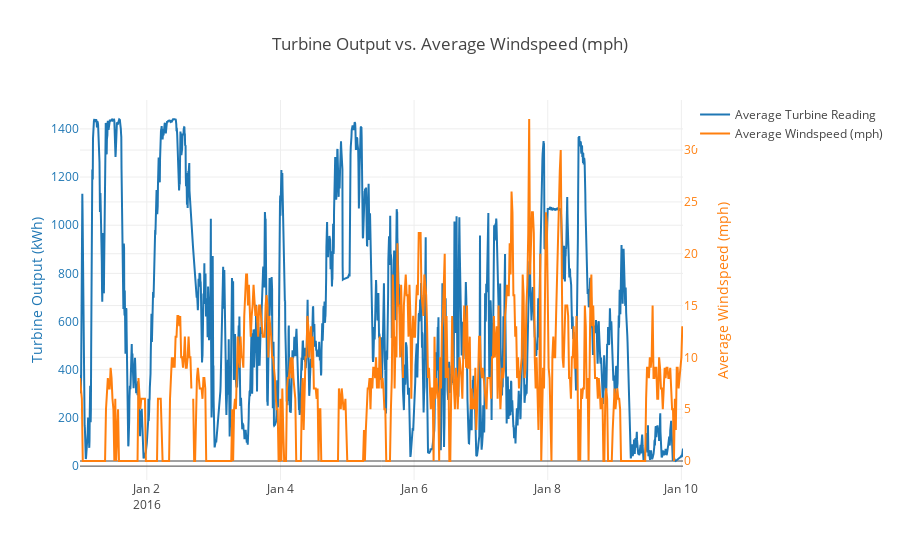
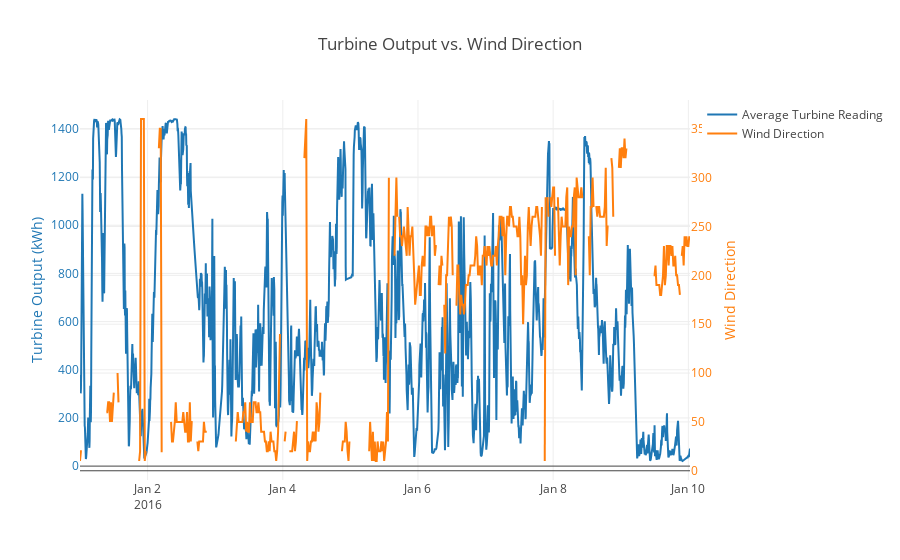
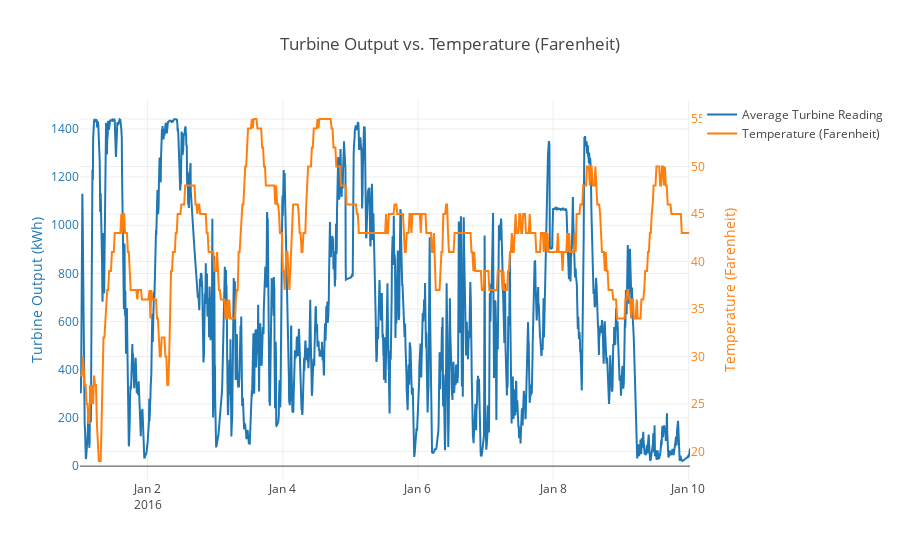
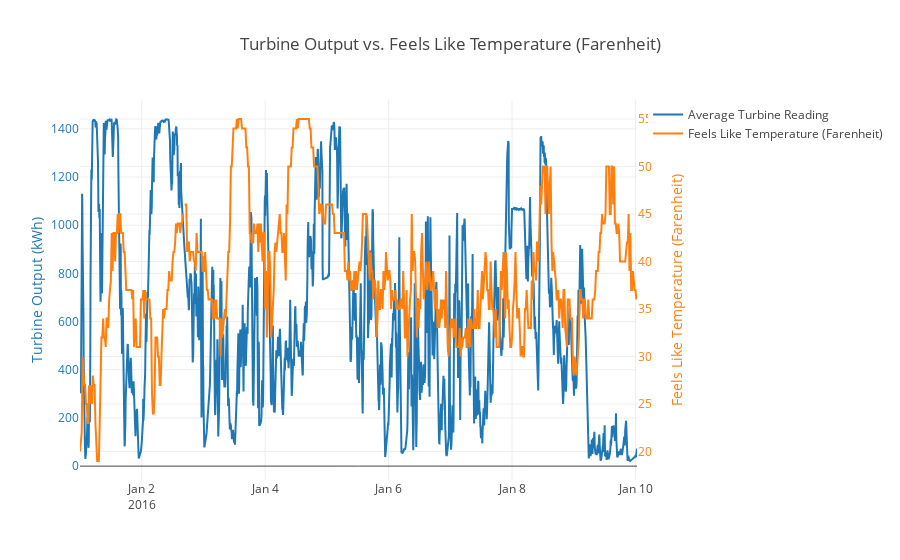

The notebook cell saved with these charts, in order:
### Code cell
for feature in feature_dict:
    trace1 = go.Scatter(
        x=turbine_readings["timestamp"],
        y=turbine_readings["avg_kW_reading"],
        mode="lines",
        name="Average Turbine Reading"
    )

    trace2 = go.Scatter(
        x=weather_data["timestamp"],
        y=weather_data[feature],
        mode="lines",
        name=feature_dict[feature],
        yaxis="y2"
    )

    data = [trace1, trace2]
    layout = go.Layout(
        title='Turbine Output vs. ' + feature_dict[feature],
        yaxis=dict(
            title='Turbine Output (kWh)',
            titlefont=dict(
                color='#1f77b4'
            ),
            tickfont=dict(
                color='#1f77b4'
            )
        ),
        yaxis2=dict(
            title=feature_dict[feature],
            titlefont=dict(
                color='#ff7f0e'
            ),
            tickfont=dict(
                color='#ff7f0e'
            ),
            overlaying='y',
            side='right'
        )
    )

    fig = go.Figure(data=data, layout=layout)
    py.iplot(fig)

### Figure 1 — Plotly figure (JSON) as saved in the notebook; plotly's stock layout.template omitted (floating-point values rounded to 4 significant figures; data arrays with more than 128 entries replaced by an {"elided": "..."} marker saying what was removed)
{"data": [{"mode": "lines", "name": "Average Turbine Reading", "type": "scatter", "uid": "8cba8a22-ed48-11e8-82c6-50e549ed1be1", "x": {"elided": "2600 str values"}, "y": {"elided": "2600 float values"}}, {"mode": "lines", "name": "Average Windspeed (mph)", "type": "scatter", "uid": "8cba8a23-ed48-11e8-a5db-50e549ed1be1", "x": {"elided": "650 str values"}, "y": {"elided": "650 int values"}, "yaxis": "y2"}], "layout": {"title": "Turbine Output vs. Average Windspeed (mph)", "yaxis": {"tickfont": {"color": "#1f77b4"}, "title": "Turbine Output (kWh)", "titlefont": {"color": "#1f77b4"}}, "yaxis2": {"overlaying": "y", "side": "right", "tickfont": {"color": "#ff7f0e"}, "title": "Average Windspeed (mph)", "titlefont": {"color": "#ff7f0e"}}}}

### Figure 2 — Plotly figure (JSON) as saved in the notebook; plotly's stock layout.template omitted (floating-point values rounded to 4 significant figures; data arrays with more than 128 entries replaced by an {"elided": "..."} marker saying what was removed)
{"data": [{"mode": "lines", "name": "Average Turbine Reading", "type": "scatter", "uid": "8cdc4370-ed48-11e8-8dd8-50e549ed1be1", "x": {"elided": "2600 str values"}, "y": {"elided": "2600 float values"}}, {"mode": "lines", "name": "Wind Direction", "type": "scatter", "uid": "8cdc4371-ed48-11e8-90ba-50e549ed1be1", "x": {"elided": "650 str values"}, "y": {"elided": "650 int values"}, "yaxis": "y2"}], "layout": {"title": "Turbine Output vs. Wind Direction", "yaxis": {"tickfont": {"color": "#1f77b4"}, "title": "Turbine Output (kWh)", "titlefont": {"color": "#1f77b4"}}, "yaxis2": {"overlaying": "y", "side": "right", "tickfont": {"color": "#ff7f0e"}, "title": "Wind Direction", "titlefont": {"color": "#ff7f0e"}}}}

### Figure 3 — Plotly figure (JSON) as saved in the notebook; plotly's stock layout.template omitted (floating-point values rounded to 4 significant figures; data arrays with more than 128 entries replaced by an {"elided": "..."} marker saying what was removed)
{"data": [{"mode": "lines", "name": "Average Turbine Reading", "type": "scatter", "uid": "8cfdfcc0-ed48-11e8-ad20-50e549ed1be1", "x": {"elided": "2600 str values"}, "y": {"elided": "2600 float values"}}, {"mode": "lines", "name": "Temperature (Farenheit)", "type": "scatter", "uid": "8cfdfcc1-ed48-11e8-b45d-50e549ed1be1", "x": {"elided": "650 str values"}, "y": {"elided": "650 int values"}, "yaxis": "y2"}], "layout": {"title": "Turbine Output vs. Temperature (Farenheit)", "yaxis": {"tickfont": {"color": "#1f77b4"}, "title": "Turbine Output (kWh)", "titlefont": {"color": "#1f77b4"}}, "yaxis2": {"overlaying": "y", "side": "right", "tickfont": {"color": "#ff7f0e"}, "title": "Temperature (Farenheit)", "titlefont": {"color": "#ff7f0e"}}}}

### Figure 4 — Plotly figure (JSON) as saved in the notebook; plotly's stock layout.template omitted (floating-point values rounded to 4 significant figures; data arrays with more than 128 entries replaced by an {"elided": "..."} marker saying what was removed)
{"data": [{"mode": "lines", "name": "Average Turbine Reading", "type": "scatter", "uid": "8d205250-ed48-11e8-a245-50e549ed1be1", "x": {"elided": "2600 str values"}, "y": {"elided": "2600 float values"}}, {"mode": "lines", "name": "Feels Like Temperature (Farenheit)", "type": "scatter", "uid": "8d205251-ed48-11e8-8b5b-50e549ed1be1", "x": {"elided": "650 str values"}, "y": {"elided": "650 int values"}, "yaxis": "y2"}], "layout": {"title": "Turbine Output vs. Feels Like Temperature (Farenheit)", "yaxis": {"tickfont": {"color": "#1f77b4"}, "title": "Turbine Output (kWh)", "titlefont": {"color": "#1f77b4"}}, "yaxis2": {"overlaying": "y", "side": "right", "tickfont": {"color": "#ff7f0e"}, "title": "Feels Like Temperature (Farenheit)", "titlefont": {"color": "#ff7f0e"}}}}
